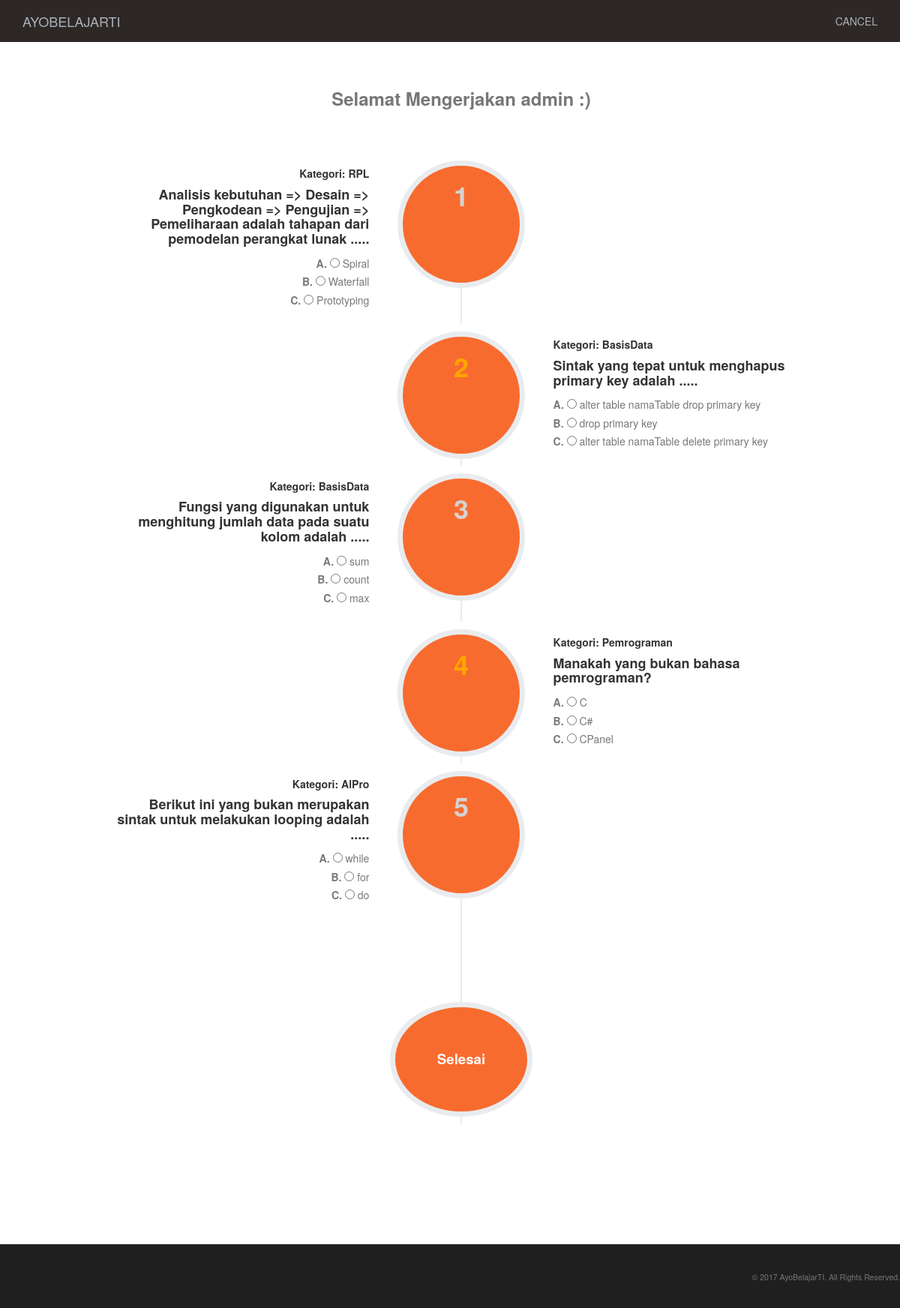
Screenshot of /page/member/mulai.php (signed in) with the database file from the repository.
### tables this page shows
CREATE TABLE `pertanyaan` (
  `idPertanyaan` int(11) NOT NULL,
  `soal` text NOT NULL,
  `kategori` varchar(30) NOT NULL,
  `jawaban1` text NOT NULL,
  `jawaban2` text NOT NULL,
  `jawaban3` text NOT NULL,
  `jawabanBenar` varchar(10) NOT NULL
);

### page/member/mulai.php (the view, shortened to what this page needs)
<?php
include "../connection.php";
if(isset($_SESSION['username'])){
?>
<!DOCTYPE html>
<html>
<head>
	<link rel="stylesheet" href="../../css/bootstrap.css">
	<link href="../../css/agency.min.css" rel="stylesheet">
</head>
<body>
<div class="container">
	<div id="myNavbar" class="navbar navbar-custom navbar-fixed-top" role="navigation">
	<div class="container">
		<div class="navbar-header">
			<a href="#" class="navbar-brand">AYOBELAJARTI</a>
		</div>
		<div class="collapse navbar-collapse">
			<ul class="nav navbar-nav navbar-right">
				<li><a href="member.php">CANCEL</a></li>
			</ul>
		</div>
	</div>
</div>
<div class="jarak"></div>
<section id="about">
<div class="container">
<div class="row">
  <div class="col-lg-12 text-center">
    <h3 class="text-muted">Selamat Mengerjakan  <?php echo $_SESSION['username']; ?> :)</h3> <br><br><br>
  </div>
</div>
<?php
	$hasil=mysqli_query($mysqli, "SELECT * FROM pertanyaan ORDER BY RAND() LIMIT 5");
		$urut=0;
	while($row =mysqli_fetch_array($hasil))
	{
		$id=$row["idPertanyaan"];
		$soal=$row["soal"];
		$kategori=$row['kategori'];
		$pil1=$row["jawaban1"];
		$pil2=$row["jawaban2"];
		$pil3=$row["jawaban3"];
?>
<form name="form1" method="post" action="proses.php">
<table>
	<div class="row">
  		<div class="col-lg-12">
    		<ul class="timeline">
<?php
	if($urut % 2 == 0){
?>
				<li>
					<div class="timeline-image">
						<h1 style="color: lightgrey;"><?php echo $urut=$urut+1; ?></h1>
					</div>
					<div class="timeline-panel">
						<div class="timeline-heading">
							<h5>Kategori: <?php echo "$kategori"; ?></h5>
							<h4 class="subheading"><?php echo "$soal"; ?></h4>
						</div>
						<div class="timeline-body">
							<p class="text-muted">
							    <b>A.</b> <input name="pilihan[<?php echo $id; ?>]" type="radio" value="jawaban1">
							      <?php echo "$pil1"; ?><br>
							    <b>B.</b> <input name="pilihan[<?php echo $id; ?>]" type="radio" value="jawaban2">
							      <?php echo "$pil2"; ?><br>
							    <b>C.</b> <input name="pilihan[<?php echo $id; ?>]" type="radio" value="jawaban3">
							      <?php echo "$pil3"; ?>
							      <br>
							</p>
						</div>
					</div>
				</li>
<?php } else {?>
				<li class="timeline-inverted">
					<div class="timeline-image">
						<h1 style="color: orange;"><?php echo $urut=$urut+1; ?></h1>
					</div>
					<div class="timeline-panel">
						<div class="timeline-heading">
							<h5>Kategori: <?php echo "$kategori"; ?></h5>
							<h4 class="subheading"><?php echo "$soal"; ?></h4>
						</div>
						<div class="timeline-body">
							<p class="text-muted">
							    <b>A.</b> <input name="pilihan[<?php echo $id; ?>]" type="radio" value="jawaban1">
							      <?php echo "$pil1"; ?><br>
							    <b>B.</b> <input name="pilihan[<?php echo $id; ?>]" type="radio" value="jawaban2">
							      <?php echo "$pil2"; ?><br>
							    <b>C.</b> <input name="pilihan[<?php echo $id; ?>]" type="radio" value="jawaban3">
							      <?php echo "$pil3"; ?>
							      <br>
							</p>
						</div>
					</div>
				</li>
<?php } } ?>
				<li class="timeline-inverted">
					<h4 align="center"><input type="submit" class="btn btn-primary" name="submit" value="Selesai" style="color: white; padding: 3em 3em; font-weight: bold; font-size: 14pt;" onclick="return confirm('Apakah Anda yakin dengan jawaban Anda?')"></h4>
				</li>
</table>
</form>
			</ul>
    	</div>
    </div>
  </div>
</section>
<footer id="gtco-footer" role="contentinfo" style="background-color: #1F1F1F;">
	<div class="gtco-container">
		<div class="row copyright">
			<div class="col-md-12">
				<p class="pull-right">
					<small><h5 style="color: white;" align="right">&copy; 2017 AyoBelajarTI. All Rights Reserved.</h5></small>
				</p>
			</div>
		</div>
	</div>
</footer>
<?php } else { ?>
	<script type="text/javascript">
		alert("Silahkan Login dulu");
	</script>
<?php header("Location: ../../index.php"); } ?>
</body>
</html>

### page/member/mulai.php (style rules this page uses)
.navbar-custom { background-color: #2D2826; }
a { color: #AAB0B9; }
.jarak { padding-top: 5em; }
.timeline>li .timeline-image { position: absolute; z-index: 100; text-align: center; color: #fff; border: 7px solid #e9ecef; border-radius: 100%; background-color: #F86B2F; }
.btn-primary { background-color: #F86B2F; border-radius: 100%; border: 7px solid #e9ecef; }
#about { padding-top: 2em; }

### rows the page displays
pertanyaan: kategori "RPL", soal "Analisis kebutuhan => Desain => Pengkodean => Pengujian => Pemeliharaan adalah tahapan dari pemodelan perangkat lunak .....", jawaban1 "Spiral", jawaban2 "Waterfall", jawaban3 "Prototyping"
pertanyaan: urut "2", kategori "BasisData", soal "Sintak yang tepat untuk menghapus primary key adalah .....", jawaban1 "alter table namaTable drop primary key", jawaban2 "drop primary key", jawaban3 "alter table namaTable delete primary key"
pertanyaan: urut "3", kategori "BasisData", soal "Fungsi yang digunakan untuk menghitung jumlah data pada suatu kolom adalah .....", jawaban1 "sum", jawaban2 "count", jawaban3 "max"
pertanyaan: urut "4", kategori "Pemrograman", soal "Manakah yang bukan bahasa pemrograman?", jawaban1 "C", jawaban2 "C#", jawaban3 "CPanel"
pertanyaan: urut "5", kategori "AlPro", soal "Berikut ini yang bukan merupakan sintak untuk melakukan looping adalah .....", jawaban1 "while", jawaban2 "for", jawaban3 "do"

### other values shown
$_SESSION['username'] "admin"
